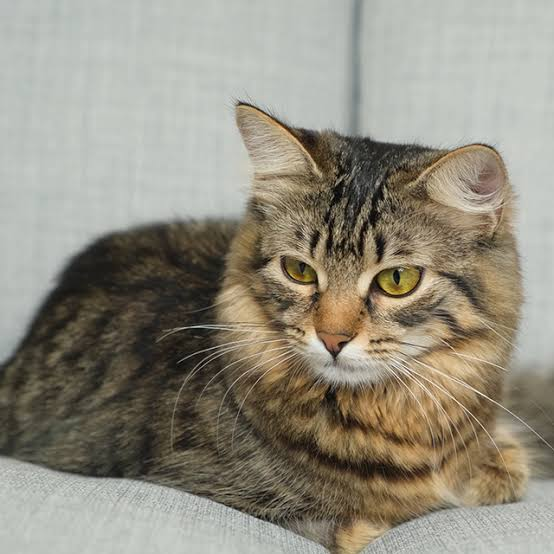
#> input picture imagini/images.jpeg, 554 x 554 px, found by its file name
$ python tema2.py
#> lines starting #> are read from the running program, lines starting #| are printed output that depends on the picture; after the words box and inside, x2 and y2 are one past the last pixel; in counts of white or black regions, pixels touching at a corner belong together
import cv2
import numpy as np
import matplotlib.pyplot as plt

image = cv2.imread("/Users/didu/Desktop/proiect pi/imagini/images.jpeg", cv2.IMREAD_GRAYSCALE)
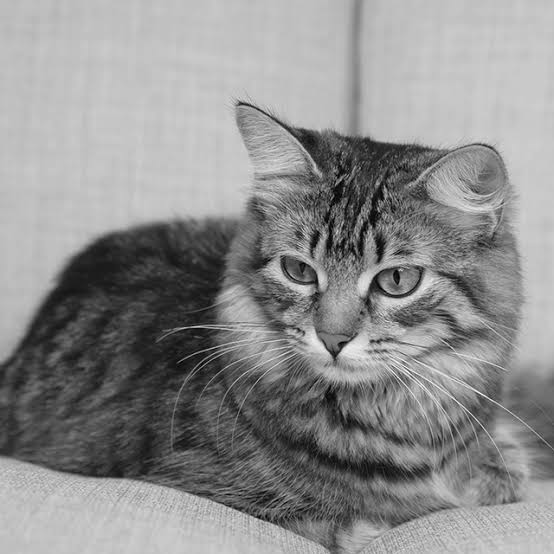
#> image: shape (554, 554); min 0, max 255, mean 141.6

def prag_binarizare_global(image_gray):
    prag_final = np.mean(image_gray)

    _, imagine_binara = cv2.threshold(image_gray, prag_final, 255, cv2.THRESH_BINARY)

    return imagine_binara, prag_final

def egalizare_histograma(image_gray):
    imagine_egalizata = cv2.equalizeHist(image_gray)
    return imagine_egalizata

imagine_binara, prag_final = prag_binarizare_global(image)
#> in prag_binarizare_global, `prag_final = np.mean(image_gray)`: prag_final = 141.6
#> in prag_binarizare_global, `_, imagine_binara = cv2.threshold(image_gray, prag_final, 255, cv2.THR..`:
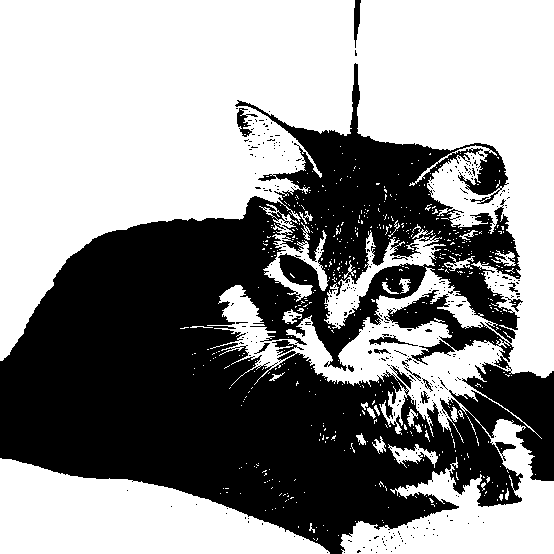
#> imagine_binara: shape (554, 554); 57% white; 366 black regions (350 under 20 px), largest, box (x1, y1, x2, y2) and area: (0, 63, 554, 554) 129764, (237, 108, 258, 137) 228, (354, 0, 361, 48) 208
#> prag_final = 141.6
imagine_egalizata = egalizare_histograma(image)
#> in egalizare_histograma, `imagine_egalizata = cv2.equalizeHist(image_gray)`:
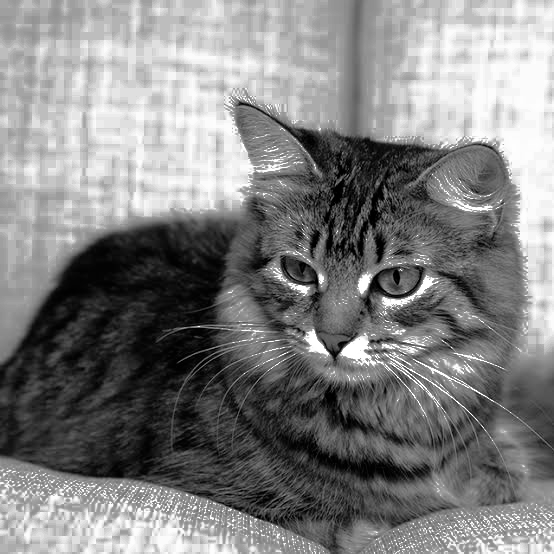
#> imagine_egalizata: shape (554, 554); min 0, max 255, mean 129.2

plt.figure(figsize=(15, 10))
plt.subplot(2, 3, 1)
plt.title("Imagine originală (grayscale)")
plt.imshow(image, cmap="gray")
plt.axis('off')
plt.subplot(2, 3, 2)
plt.title(f"Imagine binarizată (Prag final: {prag_final:.2f})")
plt.imshow(imagine_binara, cmap="gray")
plt.axis('off')
plt.subplot(2, 3, 3)
plt.text(0.5, 0.5, f"Prag final calculat:\n{prag_final:.2f}", fontsize=12, ha='center', va='center')
plt.axis('off')
plt.subplot(2, 3, 4)
plt.title("Imagine egalizată")
plt.imshow(imagine_egalizata, cmap="gray")
plt.axis('off')
plt.subplot(2, 3, 5)
plt.title("Histograma imaginii originale")
plt.hist(image.ravel(), bins=256, range=[0, 256], color='black')
plt.subplot(2, 3, 6)
plt.title("Histograma imaginii egalizate")
plt.hist(imagine_egalizata.ravel(), bins=256, range=[0, 256], color='black')
plt.tight_layout()
plt.show()
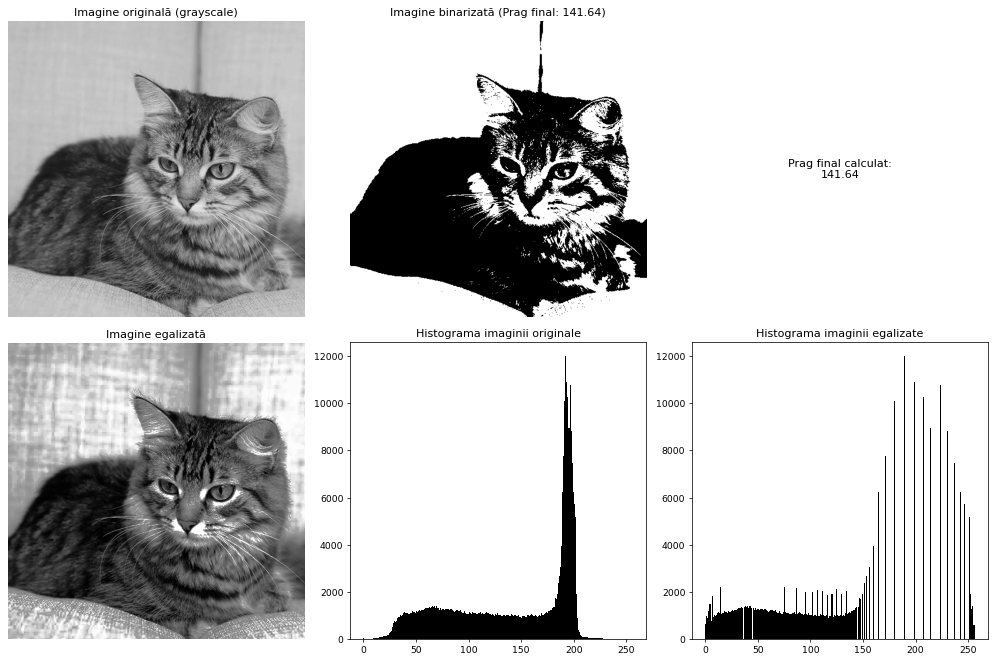
#> figure drawn by matplotlib, 5 panels; panel 4: tallest bar 11976 high, from x = 192 to 193; panel 5: tallest bar 11976 high, from x = 189 to 190
